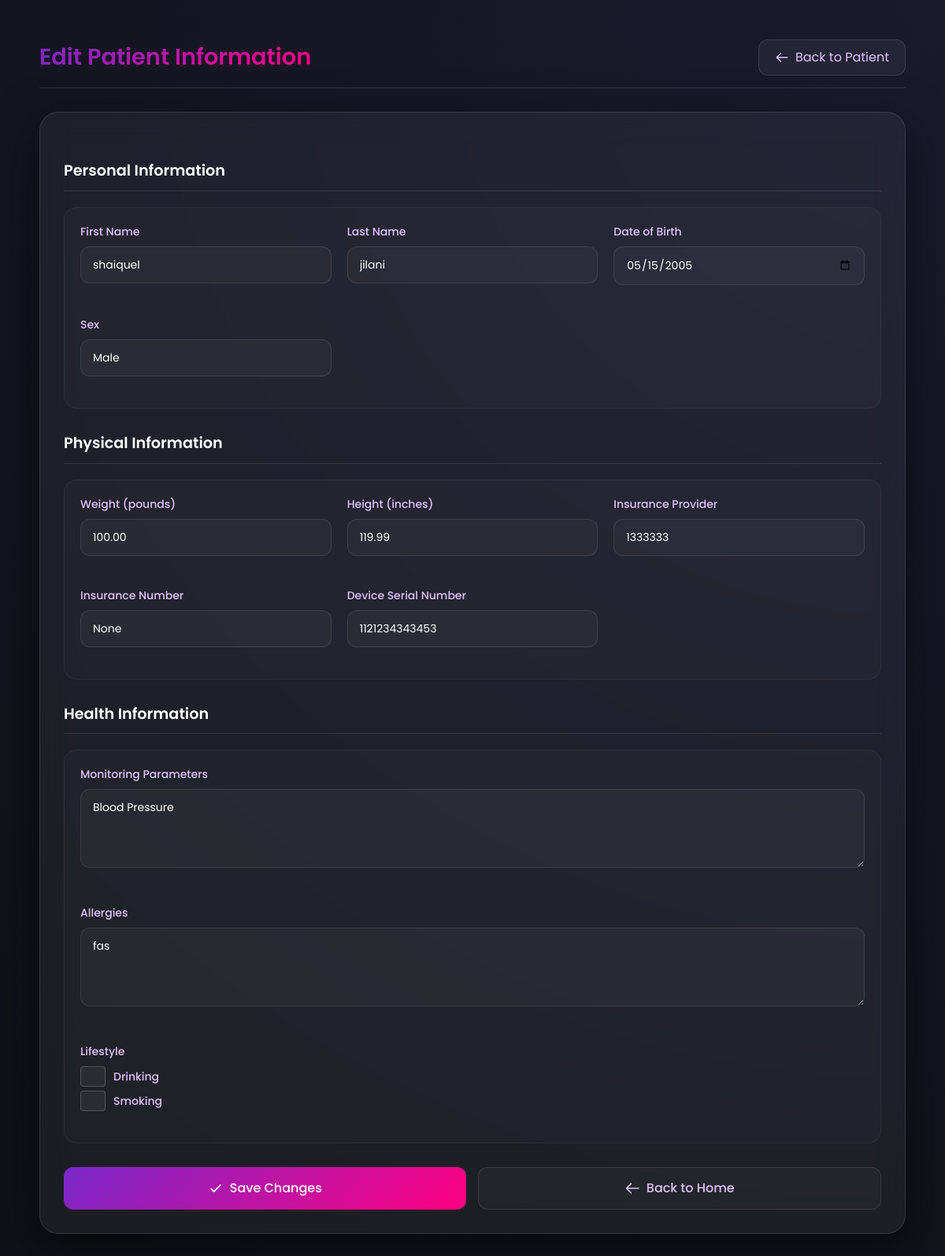
/reports/edit-patient/9d009e31-ff05-4e9c-ab8b-28879ccf925e/ (signed in), run on the app's committed database.
### rpm_users/models.py (models this page shows, shortened)
class Patient(models.Model):
    SEX_CHOICES = (('Male', 'Male'), ('Female', 'Female'), ('Others', 'Others'),)
    MONITORING_CHOICES = (('Blood Pressure', 'Blood Pressure'), ('Heart Rate', 'Heart Rate'), ('SPO2', 'SPO2'),("Temperature", "Temperature"),)
    user = models.OneToOneField(User, on_delete=models.CASCADE, blank=True, null=True)
    date_of_birth = models.DateField(blank=True, null=True)
    height = models.DecimalField(blank=True, null=True, max_digits=10, decimal_places=2)
    weight = models.DecimalField(blank=True, null=True, max_digits=10, decimal_places=2)
    insurance = models.CharField(blank=True, null=True, max_length=255)
    insurance_number = models.CharField(blank=True, null=True, max_length=255)
    sex = models.CharField(blank=True, max_length=10, null=True, choices=SEX_CHOICES)
    bmi = models.DecimalField(blank=True, max_digits=10, decimal_places=2, null=True)
    phone_number = models.CharField(max_length=15, blank=True, null=True)
    monitoring_parameters = models.CharField(blank=True, max_length=20, null=True, choices=MONITORING_CHOICES)
    device_serial_number = models.BigIntegerField(null=True, blank=True, unique=True)
    pharmacy_info = models.TextField(blank=True, null=True)
    allergies = models.TextField(blank=True, null=True)
    smoke = models.CharField(choices=(('YES', 'YES'), ('NO', 'NO'),), default='NO', max_length=3)
    drink = models.CharField(choices=(('YES', 'YES'), ('NO', 'NO'),), default='NO', max_length=3)
    family_history = models.TextField(null=True, blank=True)
    medications = models.TextField(null=True, blank=True)
    id = models.UUIDField(default=uuid.uuid4, primary_key=True, editable=False)
    created_at = models.DateTimeField(auto_now_add=True)
    updated_at = models.DateTimeField(auto_now=True)
    moderator_assigned = models.ForeignKey('Moderator', blank=True, null=True, on_delete=models.SET_NULL, related_name='moderators')

### reports/views.py (the view, shortened to what this page needs)
# urls.py: path('edit-patient/<uuid:patient_id>/', views.edit_patient, name='edit_patient'),
@login_required
def edit_patient(request, patient_id):
    user = request.user
    is_moderator = Moderator.objects.filter(user=user).exists()
    is_patient = Patient.objects.filter(user=user, id=patient_id).exists()
    if not is_moderator and not is_patient:
        return render(request, "errors/403.html", {"error": "You are not authorized to edit this patient information"}, status=403)
    patient = get_object_or_404(Patient, id=patient_id)
    return render(request, "reports/edit_patient.html", {
        'patient': patient
    })

### templates/reports/edit_patient.html (shortened to what this page needs)
<!DOCTYPE html>
<html lang="en">
<head>
    <script src="https://cdn.tailwindcss.com"></script>
</head>
<body>
    <div class="page-container">
        <div class="header">
            <h2>Edit Patient Information</h2>
            <a href="/view-patient/{{ patient.id }}/?action=access" class="back-btn">
                <svg xmlns="http://www.w3.org/2000/svg" fill="none" viewBox="0 0 24 24" stroke="currentColor">
                    <path stroke-linecap="round" stroke-linejoin="round" stroke-width="2" d="M10 19l-7-7m0 0l7-7m-7 7h18" />
                </svg>
                Back to Patient
            </a>
        </div>
        <div class="edit-form">
            <form id="patientForm" method="POST">
                <h3 class="section-title">Personal Information</h3>
                <div class="form-section">
                    <div class="form-grid">
                        <div class="form-group input-icon">
                            <label for="first_name">First Name</label>
                            <input type="text" id="first_name" name="first_name" value="{{ patient.user.first_name }}" required>
                        </div>
                        <div class="form-group input-icon">
                            <label for="last_name">Last Name</label>
                            <input type="text" id="last_name" name="last_name" value="{{ patient.user.last_name }}" required>
                        </div>
                        <div class="form-group input-icon">
                            <label for="date_of_birth">Date of Birth</label>
                            <input type="date" id="date_of_birth" name="date_of_birth" value="{{ patient.date_of_birth|date:'Y-m-d' }}" required>
                        </div>
                        <div class="form-group input-icon">
                            <label for="sex">Sex</label>
                            <select id="sex" name="sex" required>
                                <option value="M" {% if patient.sex == 'M' %}selected{% endif %}>Male</option>
                            </select>
                        </div>
                    </div>
                </div>
                <h3 class="section-title">Physical Information</h3>
                <div class="form-section">
                    <div class="form-grid">
                        <div class="form-group input-icon">
                            <label for="weight">Weight (pounds)</label>
                            <input type="number" id="weight" name="weight" value="{{ patient.weight }}" step="0.1" required>
                        </div>
                        <div class="form-group input-icon">
                            <label for="height">Height (inches)</label>
                            <input type="number" id="height" name="height" value="{{ patient.height }}" step="0.1" required>
                        </div>
                        <div class="form-group input-icon">
                            <label for="insurance">Insurance Provider</label>
                            <input type="text" id="insurance" name="insurance" value="{{ patient.insurance }}" required>
                        </div>
                        <div class="form-group input-icon">
                            <label for="insurance">Insurance Number</label>
                            <input type="text" id="insurance_number" name="insurance_number" value="{{ patient.insurance_number }}" required>
                        </div>
                        <div class="form-group input-icon">
                            <label for="device_serial_number">Device Serial Number</label>
                            <input type="text" id="device_serial_number" name="device_serial_number" value="{{ patient.device_serial_number }}" required>
                        </div>
                    </div>
                </div>
                <h3 class="section-title">Health Information</h3>
                <div class="form-section">
                    <div class="form-grid">
                        <div class="form-group input-icon full-width">
                            <label for="monitoring_parameters">Monitoring Parameters</label>
                            <textarea id="monitoring_parameters" name="monitoring_parameters" rows="3">{{ patient.monitoring_parameters }}</textarea>
                        </div>
                        <div class="form-group input-icon full-width">
                            <label for="allergies">Allergies</label>
                            <textarea id="allergies" name="allergies" rows="3">{{ patient.allergies }}</textarea>
                        </div>
                        <div class="form-group">
                            <label>Lifestyle</label>
                            <div class="checkbox-group">
                                <input type="checkbox" id="drink" name="drink" value="Yes" {% if patient.drink == 'Yes' %}checked{% endif %}>
                                <label for="drink">Drinking</label>
                            </div>
                            <div class="checkbox-group">
                                <input type="checkbox" id="smoke" name="smoke" value="Yes" {% if patient.smoke == 'Yes' %}checked{% endif %}>
                                <label for="smoke">Smoking</label>
                            </div>
                        </div>
                    </div>
                </div>
                <div class="button-group">
                    <button type="submit" class="save-btn">
                        <svg xmlns="http://www.w3.org/2000/svg" fill="none" viewBox="0 0 24 24" stroke="currentColor" width="20" height="20">
                            <path stroke-linecap="round" stroke-linejoin="round" stroke-width="2" d="M5 13l4 4L19 7" />
                        </svg>
                        Save Changes
                    </button>
                    <a href="javascript:history.back()" class="cancel-btn">
                        <svg xmlns="http://www.w3.org/2000/svg" fill="none" viewBox="0 0 24 24" stroke="currentColor" width="20" height="20">
                            <path stroke-linecap="round" stroke-linejoin="round" stroke-width="2" d="M10 19l-7-7m0 0l7-7m-7 7h18" />
                        </svg>
                        Back to Home
                    </a>
                </div>
            </form>
        </div>
    </div>
</body>
</html>

### templates/reports/edit_patient.html (style rules this page uses)
:root { --primary: #7928CA; --primary-dark: #6A0DAD; --secondary: #FF0080; --text: #E0C3FC; --background: #0F1116; --card-bg: rgba(255, 255, 255, 0.05); }
body { font-family: 'Poppins', sans-serif; background: radial-gradient(circle at top right, #1a1a2e, var(--background)); color: var(--text); padding: 30px; min-height: 100vh; margin: 0; }
.page-container { max-width: 1200px; margin: 0 auto; padding: 20px; }
.header { display: flex; justify-content: space-between; align-items: center; margin-bottom: 30px; padding-bottom: 15px; border-bottom: 1px solid rgba(255, 255, 255, 0.1); }
.header h2 { color: white; font-size: 1.8rem; font-weight: 600; margin: 0; background: linear-gradient(135deg, var(--primary), var(--secondary)); -webkit-background-clip: text; -webkit-text-fill-color: transparent; background-clip: text; }
.back-btn { display: inline-flex; align-items: center; gap: 8px; padding: 10px 20px; background: rgba(255, 255, 255, 0.05); color: var(--text); border-radius: 12px; text-decoration: none; transition: all 0.3s ease; border: 1px solid rgba(255, 255, 255, 0.1); }
.back-btn svg { width: 18px; height: 18px; }
.edit-form { background: var(--card-bg); backdrop-filter: blur(20px); padding: 30px; border-radius: 24px; box-shadow: 0 20px 60px rgba(0, 0, 0, 0.5); border: 1px solid rgba(255, 255, 255, 0.1); transition: all 0.3s ease; }
.form-grid { display: grid; grid-template-columns: repeat(auto-fill, minmax(300px, 1fr)); gap: 20px; }
.form-group { margin-bottom: 20px; }
.form-group label { display: block; margin-bottom: 8px; color: var(--text); font-size: 14px; font-weight: 500; }
.form-group input, .form-group select, .form-group textarea { width: 100%; padding: 12px 15px; background: rgba(255, 255, 255, 0.03); border: 1px solid rgba(255, 255, 255, 0.1); border-radius: 12px; color: white; font-size: 14px; transition: all 0.3s ease; }
.form-group textarea { resize: vertical; min-height: 100px; }
.full-width { grid-column: 1 / -1; }
.button-group { display: flex; gap: 15px; margin-top: 30px; grid-column: 1 / -1; }
.save-btn, .cancel-btn { padding: 14px 28px; border-radius: 12px; font-weight: 500; cursor: pointer; transition: all 0.3s ease; text-decoration: none; text-align: center; flex: 1; display: flex; align-items: center; justify-content: center; gap: 8px; }
.save-btn { background: linear-gradient(135deg, var(--primary), var(--secondary)); color: white; border: none; font-size: 16px; }
.cancel-btn { background: rgba(255, 255, 255, 0.03); color: var(--text); border: 1px solid rgba(255, 255, 255, 0.1); font-size: 16px; }
.section-title { color: white; font-size: 1.2rem; font-weight: 600; margin: 30px 0 20px; padding-bottom: 10px; border-bottom: 1px solid rgba(255, 255, 255, 0.1); grid-column: 1 / -1; }
.form-section { background: rgba(255, 255, 255, 0.02); border-radius: 16px; padding: 20px; border: 1px solid rgba(255, 255, 255, 0.05); transition: all 0.3s ease; }
.input-icon { position: relative; }
.input-icon input, .input-icon select, .input-icon textarea { padding-left: 15px; }
.input-icon textarea { padding-top: 12px; }
select { appearance: none; background-repeat: no-repeat; background-position: right 12px center; background-size: 16px; padding-right: 40px; }
.checkbox-group { display: flex; align-items: center; gap: 10px; margin-top: 5px; }
.checkbox-group input[type="checkbox"] { width: 18px; height: 18px; border-radius: 4px; border: 1px solid rgba(255, 255, 255, 0.2); background: rgba(255, 255, 255, 0.05); appearance: none; cursor: pointer; position: relative; }
.checkbox-group label { margin: 0; cursor: pointer; }

### data on the page
Patient: first_name "shaiquel", last_name "jilani", date_of_birth "05/15/2005", weight "100.00", height "119.99", insurance "1333333", insurance_number "None", device_serial_number "1121234343453", monitoring_parameters "Blood Pressure", allergies "fas"
